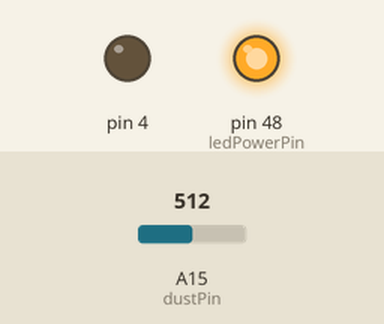
The sketch below on a simulated Arduino Mega 2560, built with avr-gcc and run on an emulated ATmega2560. On the bench: output pins drawn as LEDs (lit = HIGH). Inputs (shaded band) come from the test bench; at power-on: A15 (dustPin) = 512. What the sketch prints to the serial monitor is not drawn.

Above: at 0.1 s.
Timing chart, 0 to 1.6 s (numbered marks = the images above):
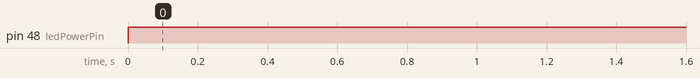

Measured:
- by itself, pin 48 (ledPowerPin): LOW → HIGH at 0.00 s

The sketch:

dust_sensor.ino
```cpp
char dustPin=A15;
int ledPowerPin=48;

int dustVal;

int delayTime=280;
int delayTime2=40;
float offTime=9680;

void setup(){
  Serial.begin(9600);
  pinMode(ledPowerPin,OUTPUT);
  pinMode(4, OUTPUT);
}

void loop(){
  // ledPower is any digital pin on the arduino connected to Pin 3 on the sensor
  digitalWrite(ledPowerPin,LOW); // power on the LED
  delayMicroseconds(delayTime);
  dustVal=analogRead(dustPin); // read the dust value via pin 5 on the sensor
  delayMicroseconds(delayTime2);
  digitalWrite(ledPowerPin,HIGH); // turn the LED off
  delayMicroseconds(offTime);

  delay(50);
  Serial.println(dustVal);
}
```
